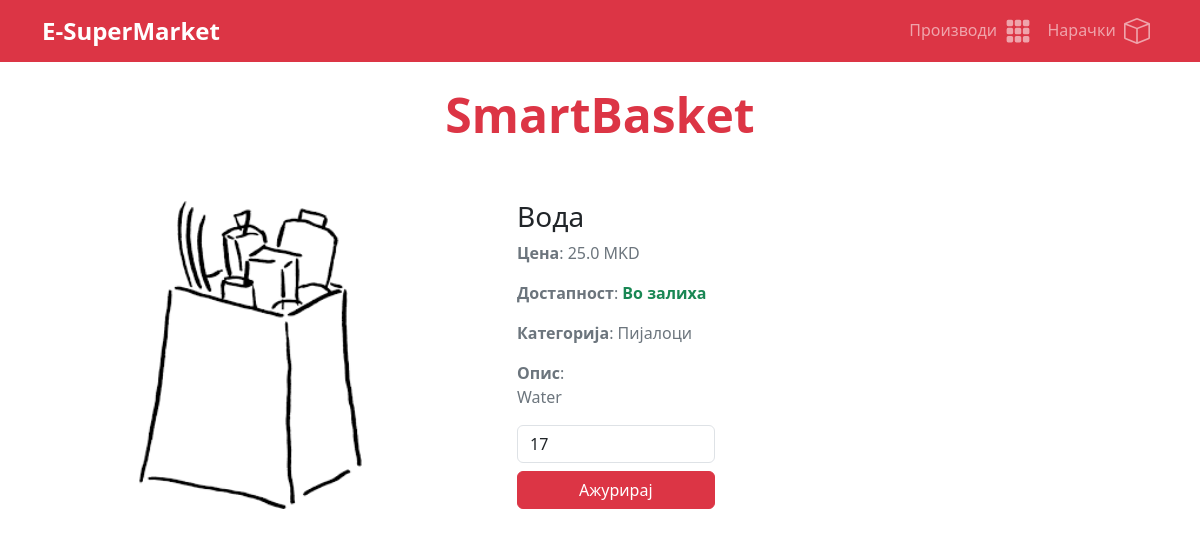
Page /sale-product-details/1 on the committed database.
### SmartBasket/models.py (models this page shows, shortened)
class Product(models.Model):
    name = models.CharField(max_length=100)
    price = models.FloatField()
    category = models.ForeignKey(Category, on_delete=models.CASCADE)
    image = models.ImageField(upload_to='images/')
    description = models.TextField()
    quantity = models.IntegerField()

class Category(models.Model):
    name = models.CharField(max_length=100)
    market = models.ForeignKey(Market, on_delete=models.CASCADE)

### SmartBasket/views.py (the view)
# urls.py: path('sale-product-details/<str:product_id>', sale_product_details, name='sale-product'),
def sale_product_details(request, product_id):
    if not Product.objects.filter(id=product_id).exists():
        return redirect('/sale-products')
    product = Product.objects.get(id=product_id)
    return render(request, 'sale_product_details.html', {'product': product, 'error': 'None'})

### templates/sale_product_details.html (shortened to what this page needs)
{% extends "salesman_base.html" %}
{% block content %}
    <div class="container mt-4">
        <div class="row">
            <div class="col-md-12 text-center">
                <h1 class="display-5 text-danger fw-bold">SmartBasket</h1>
            </div>
        </div>
        <div class="row mt-5">
            <div class="col-md-1"></div>
            <div class="col-md-3">
                <img src="{{ MEDIA_URL }}{{ product.image.url }}" alt="{{ product.name }}" class="h-100">
            </div>
            <div class="col-md-1"></div>
            <div class="col-md-7">
                <h3>{{ product.name }}</h3>
                <p class="text-secondary"><span class="fw-bold">Цена</span>: {{ product.price }} MKD</p>
                <p class="text-secondary"><span class="fw-bold">Достапност</span>:
                    {% if product.quantity > 0 %}
                        <span class="text-success"><span class="fw-bold">Во залиха</span>
                    {% else %}
                        <span class="text-danger"><span class="fw-bold">Нема во залиха</span>
                    {% endif %}
                </p>
                <p class="text-secondary"><span class="fw-bold">Категорија</span>: {{ product.category.name }}</p>
                <p class="text-secondary"><span class="fw-bold">Опис</span>: <br />
                    {{ product.description }}
                </p>
                <form action="{% url 'update-quantity' product.id %}" method="post">
                    <div class="row">
                        <div class="col-md-4">
                            <input type="number" name="quantity" id="quantity" class="form-control" value="{{ product.quantity }}" min="0">
                        </div>
                    </div>
                    <div class="row">
                        <div class="col-md-4">
                            <button type="submit" class="w-100 btn btn-danger mt-2">Ажурирај</button>
                        </div>
                    </div>
                </form>
            </div>
        </div>
    </div>
{% endblock %}

### rows in the picture
Product: image (picture), name "Вода", price "25.0", category.name "Пијалоци", description "Water", quantity "17"
